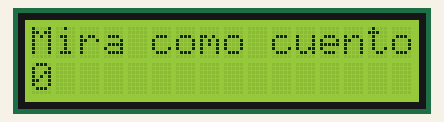
Recording of a sketch running on a simulated Arduino Uno, built with avr-gcc and run on an emulated ATmega328P. Shown: 16×2 character LCD.

Above: at 0.1 s.
At 0.6 s:
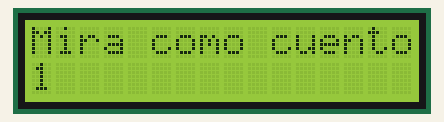
At 1.1 s:
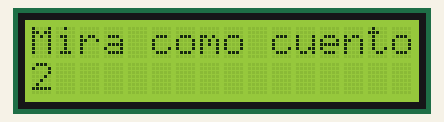
At 2.6 s:
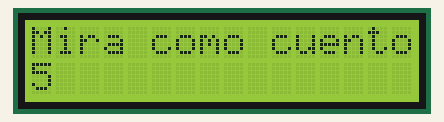
At 3.6 s:
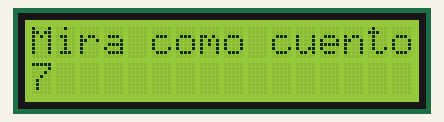
At 5.2 s:
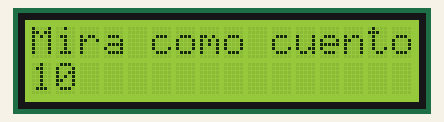

Measured:
- by itself, everything shown: repeats every 5.6 s, in 22 steps
- what the display in image 1 shows lasts 0.5 s, from 0.6 s to 1.1 s

The sketch:

lcd_contador.ino
```cpp
#include <LiquidCrystal.h>

LiquidCrystal lcd(7,6,5,4,3,2);

int numero = 0;

void setup() {
  // put your setup code here, to run once:
  lcd.begin(16, 2);
}

void loop() {
  // put your main code here, to run repeatedly:

  lcd.setCursor(0,0);
  lcd.print("Mira como cuento:");
  lcd.setCursor(0,1);
  lcd.print(numero);
  numero++;
  delay(500);
  if(numero > 10){
    numero = 0;
  }
  lcd.clear();
}
```
